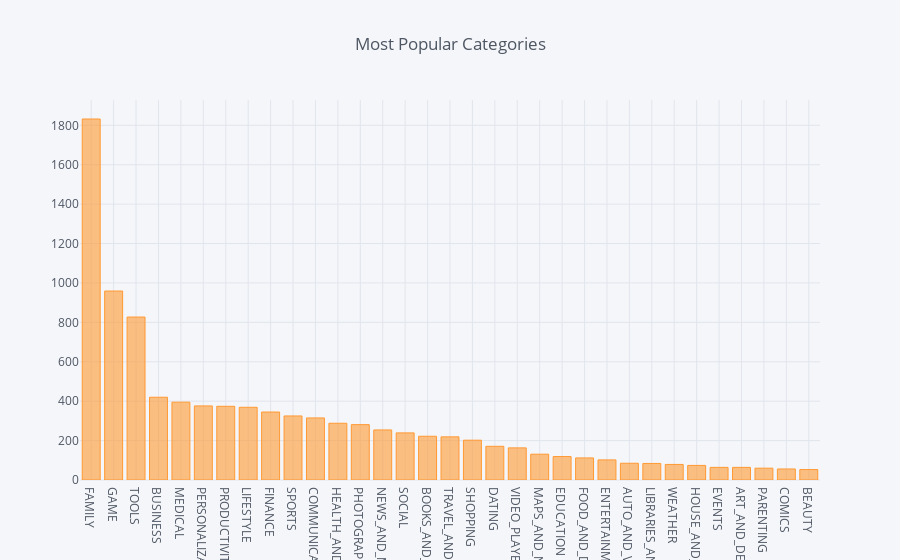

The cell this chart's notebook holds for it:
### Code cell
categories.iplot(kind='bar',x='Category',y='App', title='Most Popular Categories')

### Figure 1 — Plotly figure (JSON) as saved in the notebook; plotly's stock layout.template omitted (floating-point values rounded to 4 significant figures)
{"data": [{"marker": {"color": "rgba(255, 153, 51, 0.6)", "line": {"color": "rgba(255, 153, 51, 1.0)", "width": 1}}, "name": "App", "orientation": "v", "text": "", "type": "bar", "uid": "10b55dc3-6b90-41c2-9a62-563888ed0a4f", "x": ["FAMILY", "GAME", "TOOLS", "BUSINESS", "MEDICAL", "PERSONALIZATION", "PRODUCTIVITY", "LIFESTYLE", "FINANCE", "SPORTS", "COMMUNICATION", "HEALTH_AND_FITNESS", "PHOTOGRAPHY", "NEWS_AND_MAGAZINES", "SOCIAL", "BOOKS_AND_REFERENCE", "TRAVEL_AND_LOCAL", "SHOPPING", "DATING", "VIDEO_PLAYERS", "MAPS_AND_NAVIGATION", "EDUCATION", "FOOD_AND_DRINK", "ENTERTAINMENT", "AUTO_AND_VEHICLES", "LIBRARIES_AND_DEMO", "WEATHER", "HOUSE_AND_HOME", "EVENTS", "ART_AND_DESIGN", "PARENTING", "COMICS", "BEAUTY"], "y": [1832, 959, 827, 420, 395, 376, 374, 369, 345, 325, 315, 288, 281, 254, 239, 222, 219, 202, 171, 163, 131, 119, 112, 102, 85, 84, 79, 74, 64, 64, 60, 56, 53]}], "layout": {"legend": {"bgcolor": "#F5F6F9", "font": {"color": "#4D5663"}}, "paper_bgcolor": "#F5F6F9", "plot_bgcolor": "#F5F6F9", "title": {"font": {"color": "#4D5663"}, "text": "Most Popular Categories"}, "xaxis": {"gridcolor": "#E1E5ED", "showgrid": true, "tickfont": {"color": "#4D5663"}, "title": {"font": {"color": "#4D5663"}, "text": ""}, "zerolinecolor": "#E1E5ED"}, "yaxis": {"gridcolor": "#E1E5ED", "showgrid": true, "tickfont": {"color": "#4D5663"}, "title": {"font": {"color": "#4D5663"}, "text": ""}, "zerolinecolor": "#E1E5ED"}}}
